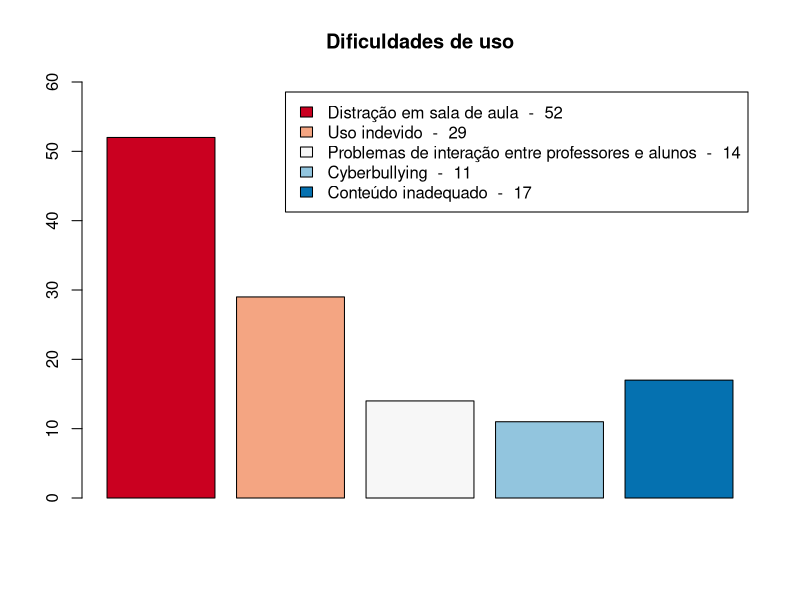

Recreate this plot in R.
library("RColorBrewer")
library("readxl")
library(ggplot2)

cor <- function(numero_dados) {
  d=brewer.pal(n = numero_dados, name = "RdBu")
  return(d)
}

df <- read_excel("dados/umses_graduacao_2018_vtidy.xlsx")

distracao <- sum(df$distracao == '1')
usoindev <- sum(df$usoindev == '1')
prejintera <- sum(df$prejintera == '1')
bulling <- sum(df$bulling == '1')
continadeq <- sum(df$continadeq == '1')

labels <- c(
  "Distração em sala de aula",
  "Uso indevido",
  "Problemas de interação entre professores e alunos",
  "Cyberbullying",
  "Conteúdo inadequado"
)

dados <- c(
  distracao, usoindev, prejintera, bulling, continadeq
)

legenda = paste(labels, " - ", dados)
quantidade = length(labels)

pdf("graficos/dados_dificuldades.pdf")

barplot(dados, col=cor(quantidade), main="Dificuldades de uso", ylim = c(0, 60), legend = legenda)

dev.off()
